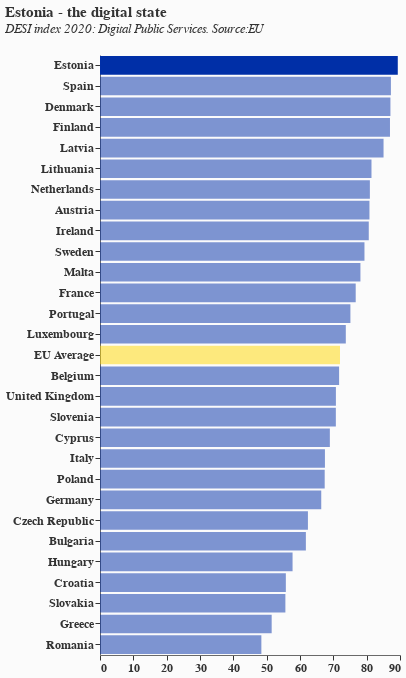

Notebook code cell kept with this figure:
### Code cell
# Updated chart with country names and Estonia highlighting
chart_with_country_names = alt.Chart(filtered_data_with_names).mark_bar(
    strokeWidth=2
).properties(
    width=300,
    height=600,
    title=alt.TitleParams(
        text="Estonia - the digital state",
        fontSize=15,
        subtitle=["DESI index 2020: Digital Public Services. Source:EU", ""],
        color="#333333",
        subtitleColor="#333333",
        subtitleFontStyle="italic",
        subtitleFontSize=13,
        anchor="start",
        font="Newcastle Basic Clean, Arial, sans-serif"
    )
).encode(
    y=alt.Y(
        'country_name:O',  # Use country_name instead of ref_area
        sort=alt.EncodingSortField(field='value', order='descending'),
        title=None,
        axis=alt.Axis(
            title=None,
            grid=False,
            labelAngle=0,
            domainColor='dimgrey',
            labelColor='#333333',
            tickColor='#333333',
            labelFontWeight="bold",
            labelFontSize=12
        )
    ),
    x=alt.X(
        'value:Q',
        title=None,
        axis=alt.Axis(
            title=None,
            grid=False,
            domainColor='dimgrey',
            labelColor='#333333',
            tickColor='#333333',
            labelFontWeight="bold",
            labelFontSize=12
        )
    ),
    color=alt.condition(
        alt.datum.country_name == 'EU Average',
        alt.value('#FFD700'),  # Gold/yellow color for EU Average
        alt.value('#002fa7')   # Blue color for all other countries
    ),
    opacity=alt.condition(
        alt.datum.ref_area == 'EE',  # Still use ref_area for the condition
        alt.value(1.0),  # Full opacity for Estonia
        alt.value(0.5)   # Half opacity for other countries
    ),
    tooltip=[
        alt.Tooltip('country_name:N', title='Country'),
        alt.Tooltip('value:Q', title='DESI Score', format='.2f')
    ]
).configure(
    background='#fbfbfb',
    view=alt.ViewConfig(stroke="transparent"),
    font="Newcastle Basic Clean, Arial, sans-serif"
)

chart_with_country_names

### Figure 1 — Vega-Lite specification as saved in the notebook (floating-point values rounded to 4 significant figures)
{"config": {"view": {"continuousWidth": 300, "continuousHeight": 300, "stroke": "transparent"}, "background": "#fbfbfb", "font": "Newcastle Basic Clean, Arial, sans-serif"}, "data": {"name": "data-f0ba376f84747c604c7dac1895e01654"}, "mark": {"type": "bar", "strokeWidth": 2}, "encoding": {"color": {"condition": {"test": "(datum.country_name === 'EU Average')", "value": "#FFD700"}, "value": "#002fa7"}, "opacity": {"condition": {"test": "(datum.ref_area === 'EE')", "value": 1.0}, "value": 0.5}, "tooltip": [{"field": "country_name", "title": "Country", "type": "nominal"}, {"field": "value", "format": ".2f", "title": "DESI Score", "type": "quantitative"}], "x": {"axis": {"domainColor": "dimgrey", "grid": false, "labelColor": "#333333", "labelFontSize": 12, "labelFontWeight": "bold", "tickColor": "#333333", "title": null}, "field": "value", "title": null, "type": "quantitative"}, "y": {"axis": {"domainColor": "dimgrey", "grid": false, "labelAngle": 0, "labelColor": "#333333", "labelFontSize": 12, "labelFontWeight": "bold", "tickColor": "#333333", "title": null}, "field": "country_name", "sort": {"field": "value", "order": "descending"}, "title": null, "type": "ordinal"}}, "height": 600, "title": {"text": "Estonia - the digital state", "anchor": "start", "color": "#333333", "font": "Newcastle Basic Clean, Arial, sans-serif", "fontSize": 15, "subtitle": ["DESI index 2020: Digital Public Services. Source:EU", ""], "subtitleColor": "#333333", "subtitleFontSize": 13, "subtitleFontStyle": "italic"}, "width": 300, "$schema": "https://vega.github.io/schema/vega-lite/v5.20.1.json", "datasets": {"data-f0ba376f84747c604c7dac1895e01654": [{"time_period": 2020, "ref_area": "HU", "indicator": "desi_5_dps", "breakdown": "desi_5a_egov", "unit_measure": "egov_score", "value": 57.77, "country_name": "Hungary"}, {"time_period": 2020, "ref_area": "BG", "indicator": "desi_5_dps", "breakdown": "desi_5a_egov", "unit_measure": "egov_score", "value": 61.76, "country_name": "Bulgaria"}, {"time_period": 2020, "ref_area": "LT", "indicator": "desi_5_dps", "breakdown": "desi_5a_egov", "unit_measure": "egov_score", "value": 81.45, "country_name": "Lithuania"}, {"time_period": 2020, "ref_area": "DK", "indicator": "desi_5_dps", "breakdown": "desi_5a_egov", "unit_measure": "egov_score", "value": 87.13, "country_name": "Denmark"}, {"time_period": 2020, "ref_area": "NL", "indicator": "desi_5_dps", "breakdown": "desi_5a_egov", "unit_measure": "egov_score", "value": 80.96, "country_name": "Netherlands"}, {"time_period": 2020, "ref_area": "BE", "indicator": "desi_5_dps", "breakdown": "desi_5a_egov", "unit_measure": "egov_score", "value": 71.73, "country_name": "Belgium"}, {"time_period": 2020, "ref_area": "MT", "indicator": "desi_5_dps", "breakdown": "desi_5a_egov", "unit_measure": "egov_score", "value": 78.13, "country_name": "Malta"}, {"time_period": 2020, "ref_area": "SK", "indicator": "desi_5_dps", "breakdown": "desi_5a_egov", "unit_measure": "egov_score", "value": 55.61, "country_name": "Slovakia"}, {"time_period": 2020, "ref_area": "CZ", "indicator": "desi_5_dps", "breakdown": "desi_5a_egov", "unit_measure": "egov_score", "value": 62.38, "country_name": "Czech Republic"}, {"time_period": 2020, "ref_area": "EU", "indicator": "desi_5_dps", "breakdown": "desi_5a_egov", "unit_measure": "egov_score", "value": 72.0, "country_name": "EU Average"}, {"time_period": 2020, "ref_area": "PL", "indicator": "desi_5_dps", "breakdown": "desi_5a_egov", "unit_measure": "egov_score", "value": 67.41, "country_name": "Poland"}, {"time_period": 2020, "ref_area": "HR", "indicator": "desi_5_dps", "breakdown": "desi_5a_egov", "unit_measure": "egov_score", "value": 55.75, "country_name": "Croatia"}, {"time_period": 2020, "ref_area": "IE", "indicator": "desi_5_dps", "breakdown": "desi_5a_egov", "unit_measure": "egov_score", "value": 80.63, "country_name": "Ireland"}, {"time_period": 2020, "ref_area": "IT", "indicator": "desi_5_dps", "breakdown": "desi_5a_egov", "unit_measure": "egov_score", "value": 67.48, "country_name": "Italy"}, {"time_period": 2020, "ref_area": "SI", "indicator": "desi_5_dps", "breakdown": "desi_5a_egov", "unit_measure": "egov_score", "value": 70.75, "country_name": "Slovenia"}, {"time_period": 2020, "ref_area": "AT", "indicator": "desi_5_dps", "breakdown": "desi_5a_egov", "unit_measure": "egov_score", "value": 80.84, "country_name": "Austria"}, {"time_period": 2020, "ref_area": "DE", "indicator": "desi_5_dps", "breakdown": "desi_5a_egov", "unit_measure": "egov_score", "value": 66.37, "country_name": "Germany"}, {"time_period": 2020, "ref_area": "ES", "indicator": "desi_5_dps", "breakdown": "desi_5a_egov", "unit_measure": "egov_score", "value": 87.28, "country_name": "Spain"}, {"time_period": 2020, "ref_area": "FI", "indicator": "desi_5_dps", "breakdown": "desi_5a_egov", "unit_measure": "egov_score", "value": 86.99, "country_name": "Finland"}, {"time_period": 2020, "ref_area": "FR", "indicator": "desi_5_dps", "breakdown": "desi_5a_egov", "unit_measure": "egov_score", "value": 76.71, "country_name": "France"}, {"time_period": 2020, "ref_area": "CY", "indicator": "desi_5_dps", "breakdown": "desi_5a_egov", "unit_measure": "egov_score", "value": 68.96, "country_name": "Cyprus"}, {"time_period": 2020, "ref_area": "LU", "indicator": "desi_5_dps", "breakdown": "desi_5a_egov", "unit_measure": "egov_score", "value": 73.74, "country_name": "Luxembourg"}, {"time_period": 2020, "ref_area": "UK", "indicator": "desi_5_dps", "breakdown": "desi_5a_egov", "unit_measure": "egov_score", "value": 70.77, "country_name": "United Kingdom"}, {"time_period": 2020, "ref_area": "EE", "indicator": "desi_5_dps", "breakdown": "desi_5a_egov", "unit_measure": "egov_score", "value": 89.33, "country_name": "Estonia"}, {"time_period": 2020, "ref_area": "PT", "indicator": "desi_5_dps", "breakdown": "desi_5a_egov", "unit_measure": "egov_score", "value": 75.12, "country_name": "Portugal"}, {"time_period": 2020, "ref_area": "LV", "indicator": "desi_5_dps", "breakdown": "desi_5a_egov", "unit_measure": "egov_score", "value": 85.06, "country_name": "Latvia"}, {"time_period": 2020, "ref_area": "RO", "indicator": "desi_5_dps", "breakdown": "desi_5a_egov", "unit_measure": "egov_score", "value": 48.41, "country_name": "Romania"}, {"time_period": 2020, "ref_area": "SE", "indicator": "desi_5_dps", "breakdown": "desi_5a_egov", "unit_measure": "egov_score", "value": 79.34, "country_name": "Sweden"}, {"time_period": 2020, "ref_area": "EL", "indicator": "desi_5_dps", "breakdown": "desi_5a_egov", "unit_measure": "egov_score", "value": 51.5, "country_name": "Greece"}]}}
